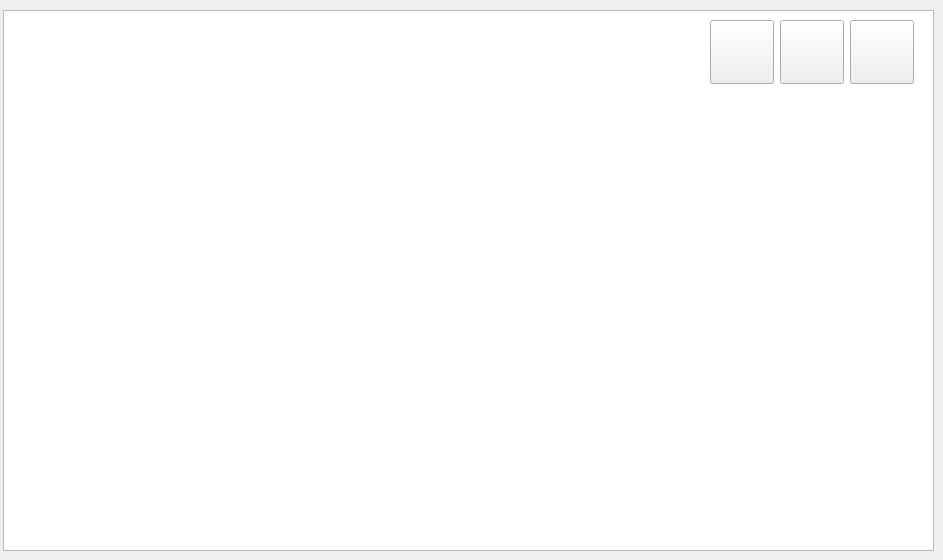
      <widget class="QWidget" name="ConsoleTab">
       <property name="toolTip">
        <string>&lt;html&gt;&lt;head/&gt;&lt;body&gt;&lt;p&gt;Console tab where the output from the application is displayed.&lt;/p&gt;&lt;/body&gt;&lt;/html&gt;</string>
       </property>
       <property name="autoFillBackground">
        <bool>false</bool>
       </property>
       <attribute name="title">
        <string>Output Console</string>
       </attribute>
       <widget class="QTextEdit" name="Console">
        <property name="geometry">
         <rect>
          <x>3</x>
          <y>10</y>
          <width>931</width>
          <height>541</height>
         </rect>
        </property>
        <property name="sizePolicy">
         <sizepolicy hsizetype="Expanding" vsizetype="Expanding">
          <horstretch>10</horstretch>
          <verstretch>10</verstretch>
         </sizepolicy>
        </property>
        <property name="readOnly">
         <bool>true</bool>
        </property>
       </widget>
       <widget class="QPushButton" name="StopButton">
        <property name="geometry">
         <rect>
          <x>850</x>
          <y>20</y>
          <width>64</width>
          <height>64</height>
         </rect>
        </property>
        <property name="minimumSize">
         <size>
          <width>64</width>
          <height>64</height>
         </size>
        </property>
        <property name="maximumSize">
         <size>
          <width>64</width>
          <height>64</height>
         </size>
        </property>
        <property name="toolTip">
         <string>&lt;html&gt;&lt;head/&gt;&lt;body&gt;&lt;p&gt;Stop all processes.&lt;/p&gt;&lt;/body&gt;&lt;/html&gt;</string>
        </property>
        <property name="styleSheet">
         <string notr="true"/>
        </property>
        <property name="text">
         <string/>
        </property>
       </widget>
       <widget class="QPushButton" name="ClearButton">
        <property name="geometry">
         <rect>
          <x>780</x>
          <y>20</y>
          <width>64</width>
          <height>64</height>
         </rect>
        </property>
        <property name="minimumSize">
         <size>
          <width>64</width>
          <height>64</height>
         </size>
        </property>
        <property name="maximumSize">
         <size>
          <width>64</width>
          <height>64</height>
         </size>
        </property>
        <property name="toolTip">
         <string>&lt;html&gt;&lt;head/&gt;&lt;body&gt;&lt;p&gt;Clear console.&lt;/p&gt;&lt;/body&gt;&lt;/html&gt;</string>
        </property>
        <property name="styleSheet">
         <string notr="true"/>
        </property>
        <property name="text">
         <string/>
        </property>
       </widget>
       <widget class="QPushButton" name="SaveLogButton">
        <property name="geometry">
         <rect>
          <x>710</x>
          <y>20</y>
          <width>64</width>
          <height>64</height>
         </rect>
        </property>
        <property name="minimumSize">
         <size>
          <width>64</width>
          <height>64</height>
         </size>
        </property>
        <property name="maximumSize">
         <size>
          <width>64</width>
          <height>64</height>
         </size>
        </property>
        <property name="toolTip">
         <string>&lt;html&gt;&lt;head/&gt;&lt;body&gt;&lt;p&gt;Save console output to a log file.&lt;/p&gt;&lt;/body&gt;&lt;/html&gt;</string>
        </property>
        <property name="styleSheet">
         <string notr="true"/>
        </property>
        <property name="text">
         <string/>
        </property>
       </widget>
      </widget>
